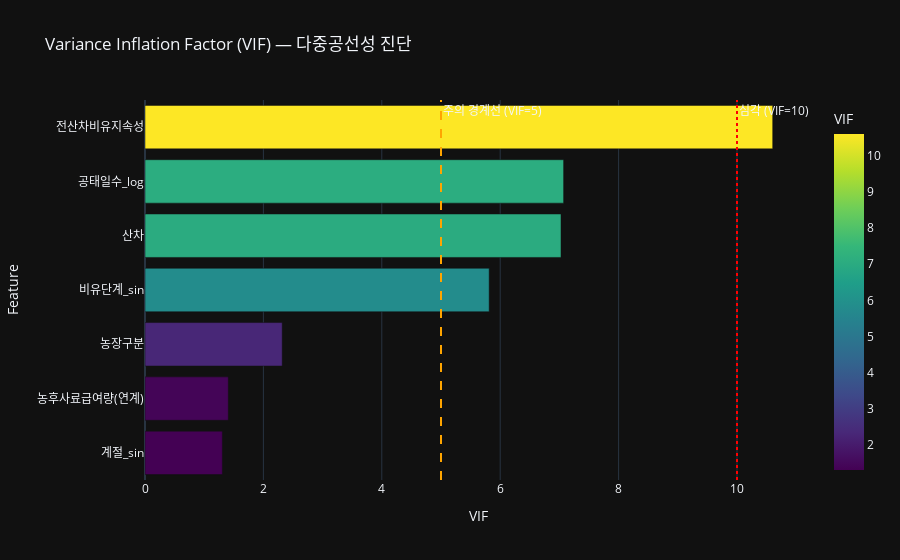

Notebook cell for this chart:
### Code cell
from statsmodels.stats.outliers_influence import variance_inflation_factor
import pandas as pd

X = df[vars].dropna()

vif_data = pd.DataFrame({
    "Feature": vars,
    "VIF": [variance_inflation_factor(X, i) for i in range(X.shape[1])]
})

fig_vif = px.bar(
    vif_data.sort_values("VIF", ascending=True),
    x="VIF",
    y="Feature",
    orientation="h",
    title="Variance Inflation Factor (VIF) — 다중공선성 진단",
    template="plotly_dark",
    color="VIF",
    color_continuous_scale="Viridis"
)
fig_vif.add_vline(x=5, line_dash="dash", line_color="orange",
                  annotation_text="주의 경계선 (VIF=5)")
fig_vif.add_vline(x=10, line_dash="dot", line_color="red",
                  annotation_text="심각 (VIF=10)")
fig_vif.show()

### Figure 1 — Plotly figure (JSON) as saved in the notebook; plotly's stock layout.template omitted (floating-point values rounded to 4 significant figures)
{"data": [{"hovertemplate": "VIF=%{marker.color}<br>Feature=%{y}<extra></extra>", "legendgroup": "", "marker": {"color": [1.308, 1.408, 2.318, 5.814, 7.027, 7.071, 10.6], "coloraxis": "coloraxis", "pattern": {"shape": ""}}, "name": "", "orientation": "h", "showlegend": false, "textposition": "auto", "type": "bar", "x": [1.308, 1.408, 2.318, 5.814, 7.027, 7.071, 10.6], "xaxis": "x", "y": ["계절_sin", "농후사료급여량(연계)", "농장구분", "비유단계_sin", "산차", "공태일수_log", "전산차비유지속성"], "yaxis": "y"}], "layout": {"annotations": [{"showarrow": false, "text": "주의 경계선 (VIF=5)", "x": 5, "xanchor": "left", "xref": "x", "y": 1, "yanchor": "top", "yref": "y domain"}, {"showarrow": false, "text": "심각 (VIF=10)", "x": 10, "xanchor": "left", "xref": "x", "y": 1, "yanchor": "top", "yref": "y domain"}], "barmode": "relative", "coloraxis": {"colorbar": {"title": {"text": "VIF"}}, "colorscale": [[0, "#440154"], [0.1111, "#482878"], [0.2222, "#3e4989"], [0.3333, "#31688e"], [0.4444, "#26828e"], [0.5556, "#1f9e89"], [0.6667, "#35b779"], [0.7778, "#6ece58"], [0.8889, "#b5de2b"], [1, "#fde725"]]}, "legend": {"tracegroupgap": 0}, "shapes": [{"line": {"color": "orange", "dash": "dash"}, "type": "line", "x0": 5, "x1": 5, "xref": "x", "y0": 0, "y1": 1, "yref": "y domain"}, {"line": {"color": "red", "dash": "dot"}, "type": "line", "x0": 10, "x1": 10, "xref": "x", "y0": 0, "y1": 1, "yref": "y domain"}], "title": {"text": "Variance Inflation Factor (VIF) — 다중공선성 진단"}, "xaxis": {"anchor": "y", "domain": [0, 1], "title": {"text": "VIF"}}, "yaxis": {"anchor": "x", "domain": [0, 1], "title": {"text": "Feature"}}}}
